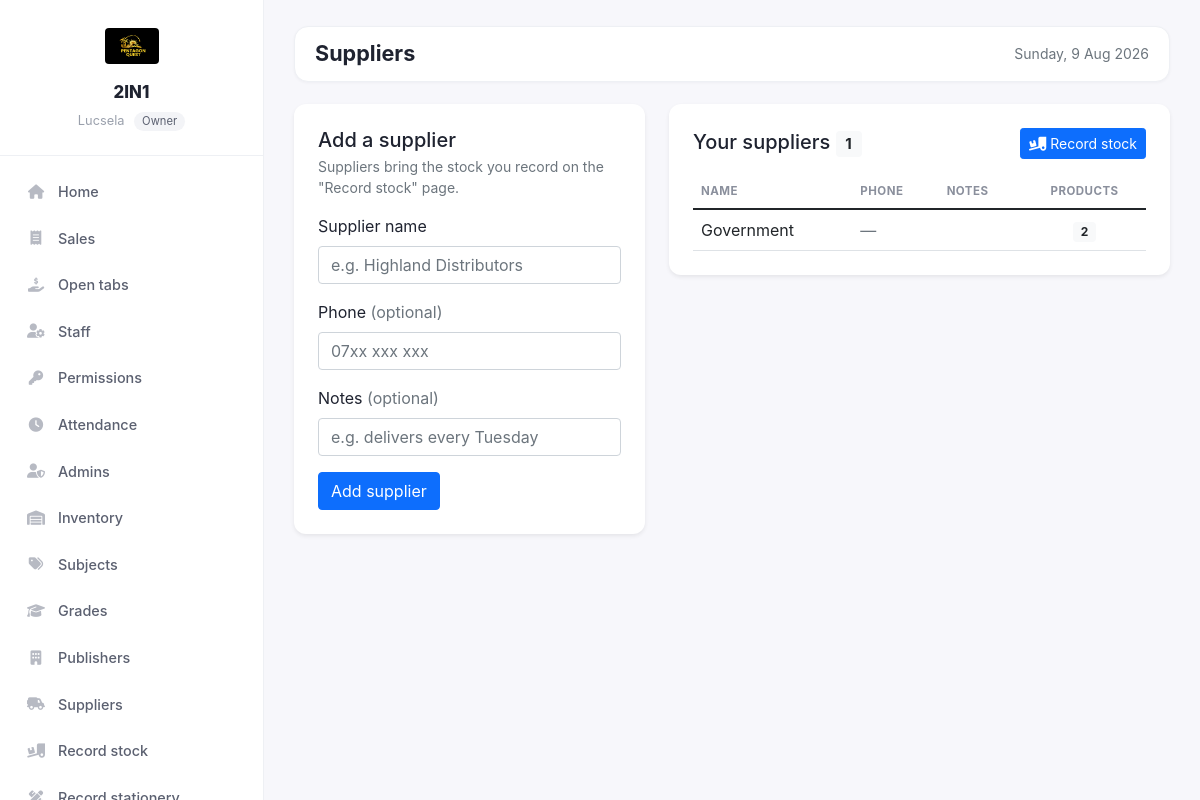
Screenshot of /public/staff/suppliers/index.php (signed in) with the database file from the repository.
### tables this page shows
CREATE TABLE `tenants` (
  `id` int NOT NULL AUTO_INCREMENT,
  `name` varchar(150) NOT NULL,
  `slug` varchar(150) NOT NULL,
  `owner_user_id` int DEFAULT NULL,
  `status` enum('active','suspended','cancelled') NOT NULL DEFAULT 'active',
  `logo_path` varchar(255) DEFAULT NULL,
  `currency` varchar(8) NOT NULL DEFAULT 'KES',
  `phone` varchar(30) DEFAULT NULL,
  `address` varchar(255) DEFAULT NULL,
  `receipt_footer` varchar(255) DEFAULT NULL,
  `kra_pin` varchar(20) DEFAULT NULL,
  `created_at` datetime NOT NULL DEFAULT CURRENT_TIMESTAMP,
  `updated_at` datetime NOT NULL DEFAULT CURRENT_TIMESTAMP ON UPDATE CURRENT_TIMESTAMP,
  PRIMARY KEY (`id`),
  UNIQUE KEY `uq_tenant_slug` (`slug`),
  KEY `idx_tenant_status` (`status`)
);

CREATE TABLE `suppliers` (
  `id` int NOT NULL AUTO_INCREMENT,
  `tenant_id` int NOT NULL,
  `name` varchar(160) NOT NULL,
  `phone` varchar(30) DEFAULT NULL,
  `notes` varchar(255) DEFAULT NULL,
  `created_at` datetime NOT NULL DEFAULT CURRENT_TIMESTAMP,
  `updated_at` datetime NOT NULL DEFAULT CURRENT_TIMESTAMP ON UPDATE CURRENT_TIMESTAMP,
  PRIMARY KEY (`id`),
  UNIQUE KEY `uq_supplier_tenant_name` (`tenant_id`,`name`),
  KEY `idx_supplier_tenant` (`tenant_id`)
);

### public/staff/suppliers/index.php (called while the page is built)
<?php
require __DIR__ . '/../../super/suppliers/index.php';

### app/app.php (called while the page is built, shortened)
<?php
require_once __DIR__ . '/helpers/PathConfig.php';
spl_autoload_register(function ($class) {
    foreach (['Models\\' => '/app/models/', 'Controllers\\' => '/app/controllers/'] as $prefix => $dir) {
        if (strpos($class, $prefix) === 0) {
            $file = ROOT_PATH . $dir . substr($class, strlen($prefix)) . '.php';
            if (is_file($file)) { require_once $file; return; }
        }
    }
    foreach (['/app/helpers/', '/app/services/'] as $dir) {
        $file = ROOT_PATH . $dir . $class . '.php';
        if (is_file($file)) { require_once $file; return; }
    }
});

### app/helpers/TenantContext.php (called while the page is built, shortened)
<?php
class TenantContext
{
    private static ?int $userId   = null;
    private static ?int $tenantId = null;
    private static ?string $role  = null;
    private static array $caps    = [];
    public static function boot(): void
    {
        self::$userId   = $_SESSION['user_id']      ?? null;
        self::$tenantId = $_SESSION['tenant_id']    ?? null;
        self::$role     = $_SESSION['role']         ?? null;
        self::$caps     = $_SESSION['capabilities'] ?? [];
    }
    public static function userId(): ?int   { self::ensure(); return self::$userId; }
    public static function tenantId(): ?int { self::ensure(); return self::$tenantId; }
    public static function role(): ?string  { self::ensure(); return self::$role; }
    public static function can(string $cap): bool
    {
        return in_array(Capabilities::ALL, self::$caps, true)
            || in_array($cap, self::$caps, true);
    }
}

### app/models/Model.php (called while the page is built, shortened)
<?php
abstract class Model
{
    protected PDO $db;
    protected string $table;
    protected bool $tenantScoped = true;
    protected string $tenantColumn = 'tenant_id';
    public function __construct(?PDO $db = null)
    {
        $this->db = $db ?? \Database::pdo();
    }
    protected function scopeTenantId(): ?int
    {
        if (!$this->tenantScoped) {
            return null;
        }
        $tid = \TenantContext::tenantId();
        return $tid;
    }
    public function find(int $id): ?array
    {
        $sql = "SELECT * FROM {$this->table} WHERE id = :id";
        $params = [':id' => $id];
        $stmt = $this->db->prepare($sql);
        $stmt->execute($params);
        $row = $stmt->fetch();
        return $row ?: null;
    }
    public function all(array $where = [], string $orderBy = 'id DESC'): array
    {
        $sql = "SELECT * FROM {$this->table}";
        $clauses = [];
        $params = [];
        if (($tid = $this->scopeTenantId()) !== null) {
            $clauses[] = "{$this->tenantColumn} = :tid";
            $params[':tid'] = $tid;
        }
        if ($clauses) {
            $sql .= ' WHERE ' . implode(' AND ', $clauses);
        }
        $sql .= ' ORDER BY ' . $orderBy;
        $stmt = $this->db->prepare($sql);
        $stmt->execute($params);
        return $stmt->fetchAll();
    }
}

### app/models/SupplierModel.php (called while the page is built, shortened)
<?php
class SupplierModel extends Model
{
    public function listWithCounts(): array
    {
        $suppliers = $this->all([], 'name ASC');
        $tid = \TenantContext::tenantId();
        $ids = array_column($suppliers, 'id');
        $in  = implode(',', array_fill(0, count($ids), '?'));
        $stmt = $this->db->prepare(
            "SELECT supplier_id, COUNT(*) c FROM products WHERE tenant_id = ? AND supplier_id IN ($in) GROUP BY supplier_id"
        );
        $stmt->execute(array_merge([$tid], $ids));
        $counts = [];
        foreach ($stmt->fetchAll() as $r) { $counts[(int) $r['supplier_id']] = (int) $r['c']; }
        return $suppliers;
    }
}

### app/helpers/PathConfig.php (called while the page is built, shortened)
<?php
if (!function_exists('public_url')) {
    function public_url(string $path = ''): string
    {
        $base = defined('BASE_URL') ? (string) BASE_URL : '/public';
        $base = rtrim($base, '/');
        $path = ltrim($path, '/');
        return $base === '' ? '/' . ($path !== '' ? $path : '') : $base . '/' . $path;
    }
}

### app/helpers/Database.php (called while the page is built, shortened)
<?php
class Database
{
    private static ?PDO $pdo = null;
    public static function pdo(): PDO
    {
        if (self::$pdo === null) {
            $cfg = require ROOT_PATH . '/app/config/database.php';
            $dsn = sprintf(
                'mysql:host=%s;dbname=%s;charset=%s',
                $cfg['host'],
                $cfg['dbname'],
                $cfg['charset'] ?? 'utf8mb4'
            );
            self::$pdo = new PDO($dsn, $cfg['username'], $cfg['password'], [
                PDO::ATTR_ERRMODE            => PDO::ERRMODE_EXCEPTION,
                PDO::ATTR_DEFAULT_FETCH_MODE => PDO::FETCH_ASSOC,
                PDO::ATTR_EMULATE_PREPARES   => false,
            ]);
            self::$pdo->exec("SET time_zone = '+03:00'");
        }
        return self::$pdo;
    }
}

### app/helpers/Branding.php (called while the page is built, shortened)
<?php
class Branding
{
    public static function tenantLogo(?array $tenant): string
    {
        if ($tenant && !empty($tenant['logo_path'])) {
            return public_url(self::normalizeStoredPath($tenant['logo_path']));
        }
        return self::loginLogo();
    }
    private static function normalizeStoredPath(string $path): string
    {
        $path = ltrim($path, '/');
        if (strpos($path, 'public/') === 0) {
            $path = substr($path, strlen('public/'));
        }
        return $path;
    }
}

### public/super/suppliers/index.php (the view, shortened to what this page needs)
<?php
require_once __DIR__ . '/../../../app/app.php';
$pdo = Database::pdo();
$SUP = new Models\SupplierModel($pdo);
$old = ['name' => '', 'phone' => '', 'notes' => ''];
$suppliers = $SUP->listWithCounts();
?>
<div class="row g-4">
  <div class="col-12 col-lg-5">
    <div class="card border-0 shadow-sm" style="border-radius:12px;">
      <div class="card-body p-4">
        <h2 class="h5 mb-1">Add a supplier</h2>
        <p class="text-muted small mb-3">Suppliers bring the stock you record on the "Record stock" page.</p>
        <form method="post" novalidate>
          <div class="mb-3">
            <label class="form-label">Supplier name</label>
            <input name="name" class="form-control" placeholder="e.g. Highland Distributors" value="<?php echo htmlspecialchars($old['name']); ?>" required autofocus>
          </div>
          <div class="mb-3">
            <label class="form-label">Phone <span class="text-muted">(optional)</span></label>
            <input name="phone" class="form-control" placeholder="07xx xxx xxx" value="<?php echo htmlspecialchars($old['phone']); ?>">
          </div>
          <div class="mb-3">
            <label class="form-label">Notes <span class="text-muted">(optional)</span></label>
            <input name="notes" class="form-control" placeholder="e.g. delivers every Tuesday" value="<?php echo htmlspecialchars($old['notes']); ?>">
          </div>
          <button class="btn btn-primary">Add supplier</button>
        </form>
      </div>
    </div>
  </div>
  <div class="col-12 col-lg-7">
    <div class="card border-0 shadow-sm" style="border-radius:12px;">
      <div class="card-body p-4">
        <div class="d-flex align-items-center justify-content-between mb-3">
          <h2 class="h5 mb-0">Your suppliers <span class="badge bg-light text-dark"><?php echo count($suppliers); ?></span></h2>
          <a class="btn btn-sm btn-primary" href="<?php echo public_url('super/stock/new.php'); ?>"><i class="fas fa-truck-loading me-1"></i>Record stock</a>
        </div>
        <?php if (!$suppliers): ?>
          <div class="text-muted">No suppliers yet. Add your first one on the left.</div>
        <?php else: ?>
          <div class="table-responsive">
            <table class="table align-middle mb-0">
              <thead><tr class="text-muted small text-uppercase"><th>Name</th><th>Phone</th><th>Notes</th><th class="text-center">Products</th></tr></thead>
              <tbody>
                <?php foreach ($suppliers as $s): ?>
                <tr>
                  <td class="fw-semibold"><?php echo htmlspecialchars($s['name']); ?></td>
                  <td class="text-muted"><?php echo htmlspecialchars($s['phone'] ?? '—'); ?></td>
                  <td class="text-muted small"><?php echo htmlspecialchars($s['notes'] ?? ''); ?></td>
                  <td class="text-center"><span class="badge bg-light text-dark"><?php echo (int) $s['product_count']; ?></span></td>
                </tr>
                <?php endforeach; ?>
              </tbody>
            </table>
          </div>
        <?php endif; ?>
      </div>
    </div>
  </div>
</div>
<?php
$__layout = TenantContext::role() === 'staff' ? 'staff' : 'tenants';
include __DIR__ . '/../../templates/' . $__layout . '/layout.php';

### public/components/tenants/sidebar.php (shortened to what this page needs)
<?php
require_once __DIR__ . '/../../../app/helpers/PathConfig.php';
$__tenant   = $__tenant ?? null;
$shopName   = $__tenant['name'] ?? 'My Shop';
$logo = Branding::tenantLogo($__tenant);
$username   = $_SESSION['username'] ?? 'User';
$roleLabel  = TenantContext::role() === 'tenant_owner' ? 'Owner' : 'Staff';
$uri        = $_SERVER['REQUEST_URI'] ?? '';
$dashUrl    = TenantContext::role() === 'staff' ? public_url('staff/dashboard/') : public_url('super/dashboard/');
$isOn = function (string $needle) use ($uri): string {
    return strpos($uri, $needle) !== false ? 'active' : '';
};
?>
<aside class="t-sidebar" id="tSidebar">
    <div class="t-brand">
        <img class="t-logo" src="<?php echo htmlspecialchars($logo); ?>" alt="<?php echo htmlspecialchars($shopName); ?>">
        <div class="t-shop"><?php echo htmlspecialchars($shopName); ?></div>
        <div class="t-user">
            <?php echo htmlspecialchars($username); ?>
            <span class="t-role"><?php echo htmlspecialchars($roleLabel); ?></span>
        </div>
    </div>
    <nav class="t-nav">
        <a class="t-link <?php echo $isOn('/dashboard'); ?>" href="<?php echo $dashUrl; ?>">
            <i class="fas fa-house"></i><span>Home</span>
        </a>
        <?php if (TenantContext::role() === 'tenant_owner'): ?>
        <a class="t-link <?php echo $isOn('/super/sales'); ?>" href="<?php echo public_url('super/sales/'); ?>"><i class="fas fa-receipt"></i><span>Sales</span></a>
        <?php endif; ?>
        <?php if (TenantContext::can(Capabilities::SALES_RECORD)): ?>
        <a class="t-link <?php echo $isOn('/super/orders'); ?>" href="<?php echo public_url('super/orders/'); ?>"><i class="fas fa-hand-holding-dollar"></i><span>Open tabs</span></a>
        <?php endif; ?>
        <?php if (TenantContext::can(Capabilities::STAFF_MANAGE)):
            $onPermissions = strpos($uri, 'permissions') !== false;
            $onAttendance  = strpos($uri, 'attendance') !== false;
        ?>
        <a class="t-link <?php echo ($isOn('/super/staff') && !$onPermissions && !$onAttendance) ? 'active' : ''; ?>" href="<?php echo public_url('super/staff/'); ?>">
            <i class="fas fa-user-gear"></i><span>Staff</span>
        </a>
        <a class="t-link <?php echo $onPermissions ? 'active' : ''; ?>" href="<?php echo public_url('super/staff/permissions.php'); ?>">
            <i class="fas fa-key"></i><span>Permissions</span>
        </a>
        <a class="t-link <?php echo $onAttendance ? 'active' : ''; ?>" href="<?php echo public_url('super/staff/attendance.php'); ?>">
            <i class="fas fa-clock"></i><span>Attendance</span>
        </a>
        <?php endif; ?>
        <?php if (TenantContext::role() === 'tenant_owner' && (int) ($__tenant['owner_user_id'] ?? 0) === (int) TenantContext::userId()): ?>
        <a class="t-link <?php echo $isOn('/super/admins'); ?>" href="<?php echo public_url('super/admins/'); ?>">
            <i class="fas fa-user-shield"></i><span>Admins</span>
        </a>
        <?php endif; ?>
        <?php if (TenantContext::can(Capabilities::INVENTORY_VIEW) || TenantContext::can(Capabilities::INVENTORY_EDIT)): ?>
        <a class="t-link <?php echo $isOn('/super/inventory'); ?>" href="<?php echo public_url('super/inventory/'); ?>">
            <i class="fas fa-warehouse"></i><span>Inventory</span>
        </a>
        <?php endif; ?>
        <?php if (TenantContext::can(Capabilities::INVENTORY_EDIT)):
            $onStationeryCats = strpos($uri, '/super/categories') !== false && ($_GET['type'] ?? '') === 'stationery';
        ?>
        <a class="t-link <?php echo (strpos($uri, '/super/categories') !== false && !$onStationeryCats) ? 'active' : ''; ?>" href="<?php echo public_url('super/categories/'); ?>">
            <i class="fas fa-tags"></i><span>Subjects</span>
        </a>
        <a class="t-link <?php echo $isOn('/super/grades'); ?>" href="<?php echo public_url('super/grades/'); ?>">
            <i class="fas fa-graduation-cap"></i><span>Grades</span>
        </a>
        <a class="t-link <?php echo $isOn('/super/publishers'); ?>" href="<?php echo public_url('super/publishers/'); ?>">
            <i class="fas fa-building"></i><span>Publishers</span>
        </a>
        <a class="t-link <?php echo $isOn('/super/suppliers'); ?>" href="<?php echo public_url('super/suppliers/'); ?>">
            <i class="fas fa-truck-field"></i><span>Suppliers</span>
        </a>
        <a class="t-link <?php echo $isOn('/super/stock'); ?>" href="<?php echo public_url('super/stock/new.php'); ?>">
            <i class="fas fa-truck-loading"></i><span>Record stock</span>
        </a>
        <?php endif; ?>
        <?php if (TenantContext::can(Capabilities::STOCK_ENTER)): ?>
        <a class="t-link <?php echo $isOn('/super/stationery'); ?>" href="<?php echo public_url('super/stationery/new.php'); ?>">
            <i class="fas fa-pen-ruler"></i><span>Record stationery</span>
        </a>
        <?php endif; ?>
    </nav>
</aside>

### rows the page displays
tenants: logo_path (picture), name "2IN1"
suppliers: name "Government", phone "—", tenant "2"

### other values shown
$username "Lucsela"
$roleLabel "Owner"
$page_title "Suppliers"
count($suppliers) "1"
